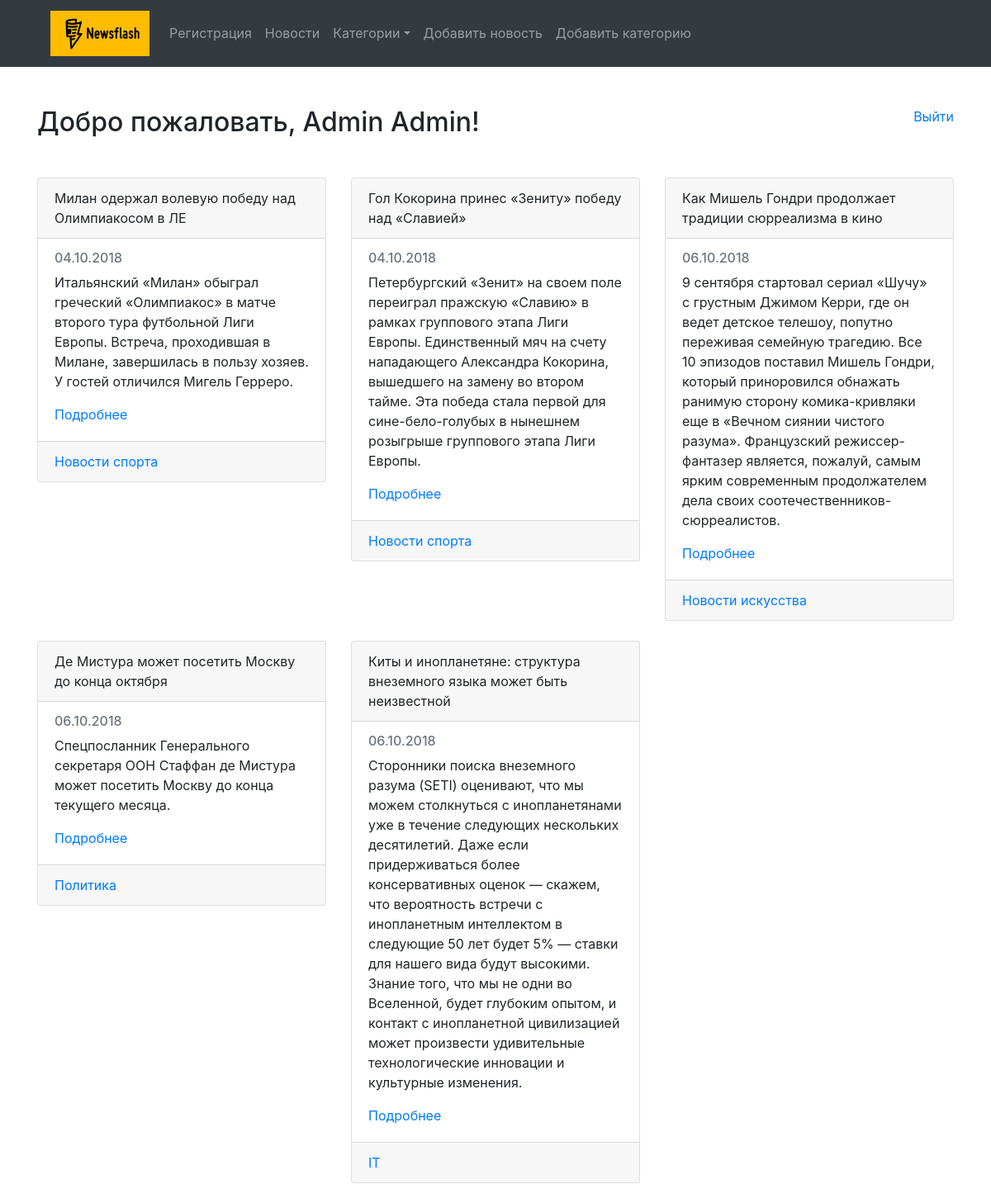
The app's page /news/ (signed in), older data.
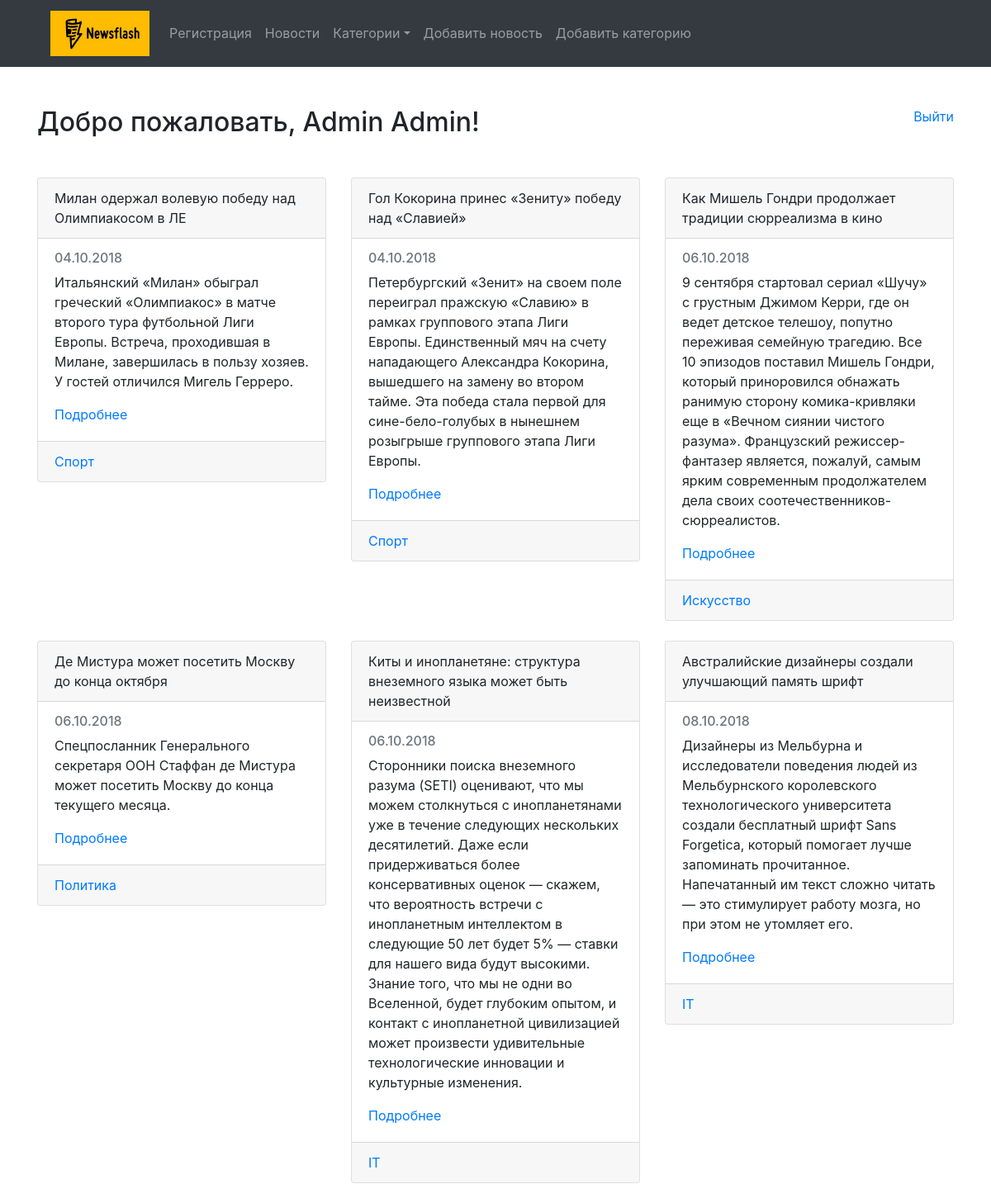
The same page, newer data.
### news_portal/models.py (models this page shows, shortened)
class Post(models.Model):
    title = models.CharField(max_length=150, db_index=True)
    slug = models.SlugField(max_length=150, blank=True, unique=True)
    body = models.TextField(blank=True, db_index=True)
    tags = models.ManyToManyField('Tag', blank=True, related_name = 'posts')
    date_pub = models.DateTimeField(auto_now_add=True)
    def get_absolute_url(self):
        return reverse('news_detail_url', kwargs={'slug': self.slug})

class Tag(models.Model):
    title = models.CharField(max_length=150, db_index=True)
    slug = models.SlugField(max_length=150, unique=True)
    def get_absolute_url(self):
        return reverse('category_detail_url', kwargs={'slug': self.slug})

### news_portal/views.py (the view)
# urls.py: path('news/', posts_list, name="news"),
@login_required
def posts_list(request):
    news = Post.objects.all()
    return render(request, 'news_portal/news.html', context={'news': news})

### news_portal/templates/news_portal/news.html (shortened to what this page needs)
{% extends 'news_portal/base_news.html' %}
{% block content %}
  <div class="col-sm-12">
    <a class="float-right" href="{% url 'logout'%}?next=/">Выйти</a>
    <h2 class="mb-5">Добро пожаловать, {{ user.get_full_name }}!</h2>
  </div>
  {% for single_news in news %}
  <div class="col-sm-4">
    <div class="card mb-4">
      <div class="card-header">{{ single_news.title }}</div>
      <div class="card-body">
        <h6 class="card-subtitle mb-2 text-muted">{{ single_news.date_pub|date:"d.m.Y" }}</h6>
        <p class="card-text">{{ single_news.body }}</p>
          <a href="{{ single_news.get_absolute_url }}" class="card-link">Подробнее</a>
      </div>
      <div class="card-footer text-muted">
        {% for cat in single_news.tags.all %}
          <a href="{{ cat.get_absolute_url }}">{{ cat.title }}</a>
        {% endfor %}
      </div>
    </div>
  </div>
  {% endfor %}
{% endblock %}

Row changes from the older to the newer data that the page shows:
changed Tag: title "Новости спорта" → "Спорт"
changed Tag: title "Новости искусства" → "Искусство"
added Post: title "Австралийские дизайнеры создали улучшающий память шрифт", date_pub "08.10.2018", body "Дизайнеры из Мельбурна и исследователи поведения людей из Мельбурнского королевского технологического университета создали бесплатный шрифт Sans Forgetica, который помогает лучше запоминать прочитанное. Напечатанный им текст сложно читать — это стимулирует работу мозга, но при этом не утомляет его.", Tag (title "IT")
